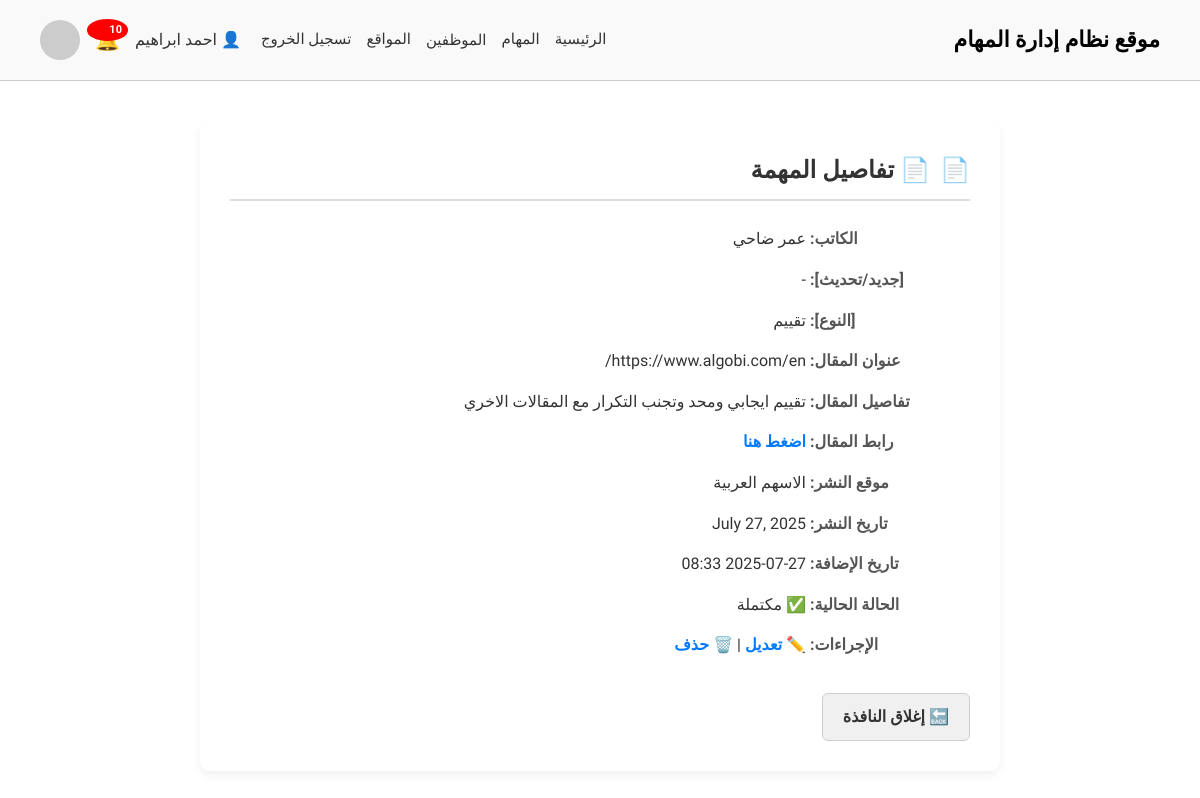
Before: /tasks/task/41/details/ (signed in) with the older database file.
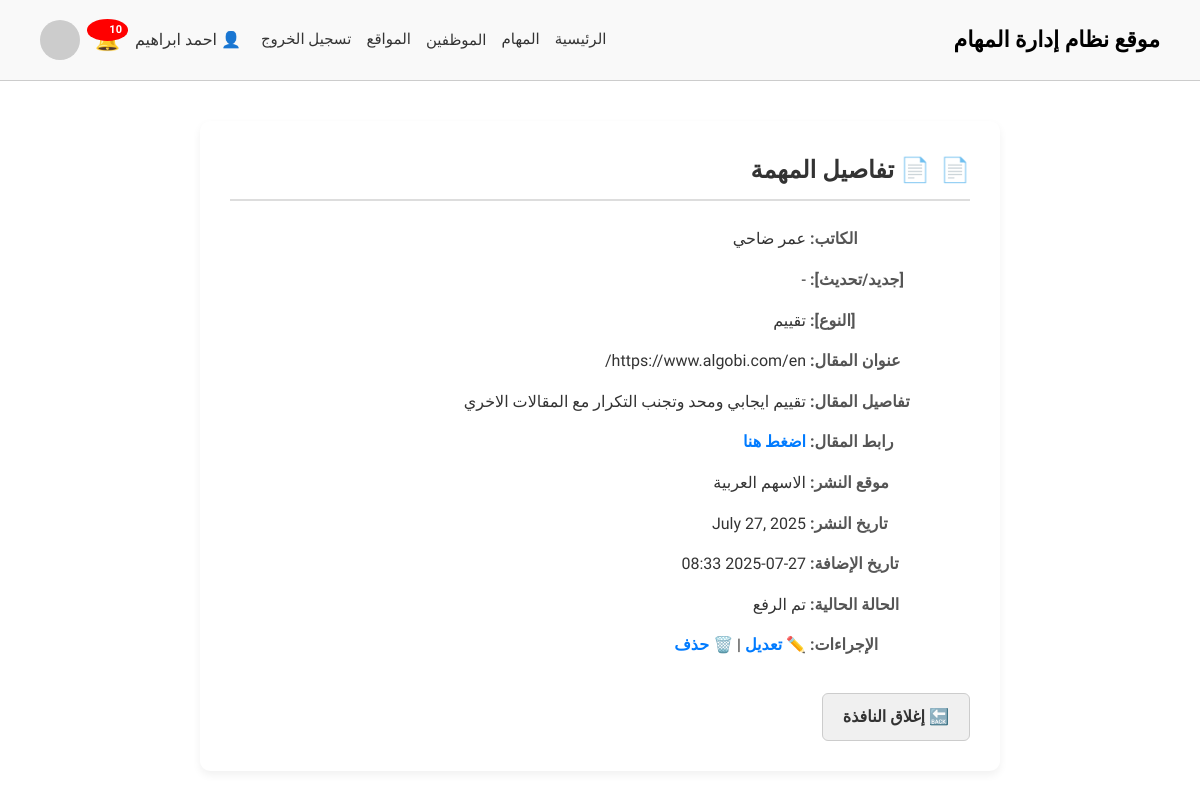
After: the same page with the newer database file.
### accounts/models.py (models this page shows, shortened)
class Users(AbstractUser):
    ROLE_CHOICES = (
        ('manager', 'Manager'),
        ('employee', 'Employee'),
    )
    role = models.CharField(max_length=10, choices=ROLE_CHOICES, default='employee')
    job_title = models.CharField(max_length=100, blank=True, null=True)

### tasks/models.py (models this page shows, shortened)
class Task(models.Model):
    writer = models.ForeignKey(settings.AUTH_USER_MODEL, on_delete=models.CASCADE, verbose_name="الكاتب")
    article_title = models.CharField(max_length=255, verbose_name="المقال")
    article_details = models.TextField(verbose_name="تفاصيل المقال")
    article_link = models.URLField(max_length=500, verbose_name="رابط المقال", blank=True, null=True)
    publish_site = models.ForeignKey(Site, on_delete=models.CASCADE, verbose_name="موقع النشر")
    publish_date = models.DateField(verbose_name="تاريخ النشر")
    created_at = models.DateTimeField(auto_now_add=True, verbose_name="تاريخ الإضافة")
    article_type_W_R_A_B = models.ForeignKey(Article_type_W_R_A_B, on_delete=models.CASCADE, verbose_name=" نوع المقال( تحذير / تقييم/تعليمي/افضل شركات)",null=True, blank=True)
    status = models.CharField(max_length=20,choices=STATUS_CHOICES,default='in_progress',verbose_name='حالة المهمة')

### categories/models.py (models this page shows)
class Article_type_W_R_A_B(models.Model):
    type = models.CharField(max_length=100, verbose_name="(تحذير / تقييم/تعليمي/افضل شركات)نوع المقال")
    number_of_article = models.PositiveIntegerField(verbose_name="عدد المقالات المسموح بها")
    def __str__(self):
        return self.type

class Site(models.Model):
    name = models.CharField(max_length=100, verbose_name="اسم الموقع")
    start_date = models.DateField(null=True, blank=True, verbose_name="تاريخ البدء")
    number_of_days = models.PositiveIntegerField(verbose_name="عدد ايام الفارق")
    site_link = models.URLField(max_length=200, verbose_name="رابط الموقع")
    def __str__(self):
        return self.name

### tasks/views.py (the view)
# urls.py: path('task/<int:task_id>/details/', views.task_details, name='task_details'),
def task_details(request, task_id):
    task = get_object_or_404(Task, id=task_id)
    return render(request, 'tasks/task_details.html', {'task': task})

### accounts/context_processors.py (called while the page is built)
def notifications_processor(request):
    if request.user.is_authenticated:
        notifications = Notification.objects.filter(user=request.user, is_deleted=False).order_by('-created_at')[:10]
    else:
        notifications = []
    return {'notifications': notifications}

### templates/tasks/task_details.html (shortened to what this page needs)
{% extends 'base.html' %}
{% load static %}
{% block extra_css %}
  <link rel="stylesheet" href="{% static 'css/task_details.css' %}">
{% endblock %}
{% block content %}
<div class="task-details-container">
  <h2>📄 تفاصيل المهمة</h2>
  <p><strong>الكاتب:</strong> {{ task.writer.get_full_name|default:task.writer.username }}</p>
  <p><strong>[جديد/تحديث]:</strong> {{ task.article_type_U_N|default:"-" }}</p>
  <p><strong>[النوع]:</strong> {{ task.article_type_W_R_A_B|default:"-" }}</p>
  <p><strong>عنوان المقال:</strong> {{ task.article_title }}</p>
  <p><strong>تفاصيل المقال:</strong> {{ task.article_details }}</p>
  <p><strong>رابط المقال:</strong>
    {% if task.article_link %}
      <a href="{{ task.article_link }}" target="_blank">اضغط هنا</a>
    {% else %}
      <span style="color: gray;">لا يوجد رابط</span>
    {% endif %}
  </p>
  <p><strong>موقع النشر:</strong> {{ task.publish_site|default:"-" }}</p>
  <p><strong>تاريخ النشر:</strong> {{ task.publish_date|default:"-" }}</p>
  <p><strong>تاريخ الإضافة:</strong> {{ task.created_at|date:"Y-m-d H:i" }}</p>
  <p><strong>الحالة الحالية:</strong> {{ task.get_status_display }}</p>
  <p><strong>الإجراءات:</strong>
    {% if request.user.role == "manager" %}
      <a href="{% url 'edit_task' task.id %}">✏️ تعديل</a> |
      <a href="{% url 'delete_task' task.id %}" onclick="return confirm('هل أنت متأكد أنك تريد حذف هذه المهمة؟');">🗑️ حذف</a>
    {% else %}
      <span style="color: gray;">لا توجد صلاحية</span>
    {% endif %}
  </p>
  <a class="back-link" onclick="window.close();" style="display: inline-block; margin-top: 20px;">🔙 إغلاق النافذة</a>
</div>
{% endblock %}

### templates/base.html (shortened to what this page needs)
{% load static %}
<!DOCTYPE html>
<html lang="ar" dir="rtl">
<head>
  <link rel="stylesheet" href="{% static 'css/base.css' %}">
  {% block extra_css %}{% endblock %}
</head>
<body>
  {% include 'includes/header.html' %}
  <main>
    {% block content %}{% endblock %}
  </main>
</body>
</html>

### templates/includes/header.html (shortened to what this page needs)
{% load static %}
<!DOCTYPE html>
<html lang="ar" dir="rtl">
<head>
  <link rel="stylesheet" href="{% static 'css/base.css' %}">
  <link rel="stylesheet" href="{% static 'css/header.css' %}">
</head>
<body>
  <header>
    <div class="logo">موقع نظام إدارة المهام</div>
    <div class="user-nav">
      <nav>
        {% if request.user.is_authenticated %}
          {% if request.user.role == "manager" %}
            <a href="/home/dashboard/">الرئيسية</a>
            <a href="/tasks/">المهام</a>
            <div class="dropdown">
              <button class="dropbtn">الموظفين</button>
            </div>
            <a href="/categories/site/">المواقع</a>
          {% elif request.user.role == "employee" %}
            <a href="/home/employee_dashboard/">الرئيسية</a>
            <a href="/tasks/my_tasks/">مهامي</a>
          {% endif %}
          <a href="{% url 'logout' %}">تسجيل الخروج</a>
        {% else %}
          <a href="{% url 'index' %}">تسجيل الدخول</a>
        {% endif %}
      </nav>
      <div style="display: flex; align-items: center; gap: 15px; position: relative;">
        {% if request.user.is_authenticated %}
         <span>👤 {{ request.user.get_full_name }}</span>
          <div class="notification-wrapper">
  <div class="notification-icon" onclick="toggleNotifications()">
    🔔
    {% if notifications|length > 0 %}
      <span class="badge">{{ notifications|length }}</span>
    {% endif %}
  </div>
</div>
        {% endif %}
        <img src="https://via.placeholder.com/40" alt="User" style="border-radius: 50%;">
      </div>
    </div>
  </header>
</body>
</html>

### static/css/base.css (style rules this page uses)
* { box-sizing: border-box; margin: 0; padding: 0; direction: rtl; font-family: 'Cairo', sans-serif; }
body { background-color: #fff; color: #333; min-height: 100vh; font-family: 'Cairo', sans-serif; }
header { display: flex; justify-content: space-between; align-items: center; padding: 20px 40px; background-color: #f9f9f9; border-bottom: 1px solid #ccc; }
.logo { font-size: 22px; font-weight: bold; color: #000; }
.user-nav { display: flex; align-items: center; gap: 20px; }
.user-nav nav { display: flex; gap: 15px; position: relative; }
.user-nav nav a { text-decoration: none; color: #333; font-weight: 500; font-size: 15px; transition: color 0.2s; }
.user-nav img { width: 40px; height: 40px; border-radius: 50%; }
.dropdown { position: relative; display: inline-block; }
.dropbtn { background-color: transparent; border: none; font-size: 15px; font-weight: 500; color: #333; cursor: pointer; padding: 0; font-family: inherit; }
.notification-icon { cursor: pointer; font-size: 20px; position: relative; }
.notification-icon .badge { position: absolute; top: -5px; right: -8px; background-color: red; color: white; padding: 2px 6px; font-size: 11px; border-radius: 50%; font-weight: bold; }

### static/css/task_details.css (style rules this page uses)
* { margin: 0; padding: 0; box-sizing: border-box; }
body { font-family: 'Cairo', 'Arial', sans-serif; background-color: #f4f5f7; color: #333; line-height: 1.6; direction: rtl; }
.task-details-container { max-width: 800px; margin: 40px auto; padding: 30px; background-color: #fff; border-radius: 10px; box-shadow: 0 4px 8px rgba(0, 0, 0, 0.06); }
.task-details-container h2 { font-size: 24px; margin-bottom: 25px; color: #333; border-bottom: 2px solid #ddd; padding-bottom: 10px; display: flex; align-items: center; }
.task-details-container h2::before { content: "📄"; margin-left: 10px; font-size: 24px; color: #007bff; }
.task-details-container p { margin-bottom: 15px; font-size: 16px; text-align: right; }
.task-details-container p strong { display: inline-block; width: 160px; color: #555; text-align: left; }
a { color: #007bff; text-decoration: none; transition: color 0.3s ease; font-weight: 600; }
.back-link { display: inline-block; margin-top: 30px; padding: 10px 20px; background-color: #f0f0f0; border: 1px solid #ccc; border-radius: 6px; color: #333; cursor: pointer; font-weight: 600; transition: background 0.3s ease; }

### static/css/header.css (style rules this page uses)
.notification-icon { cursor: pointer; position: relative; }
.badge { background: red; color: white; padding: 2px 6px; font-size: 12px; border-radius: 50%; position: absolute; top: -8px; left: -8px; }

Changed rows visible on the page:
changed Task "https://www.algobi.com/en/": status "✅ مكتملة" → "تم الرفع"
